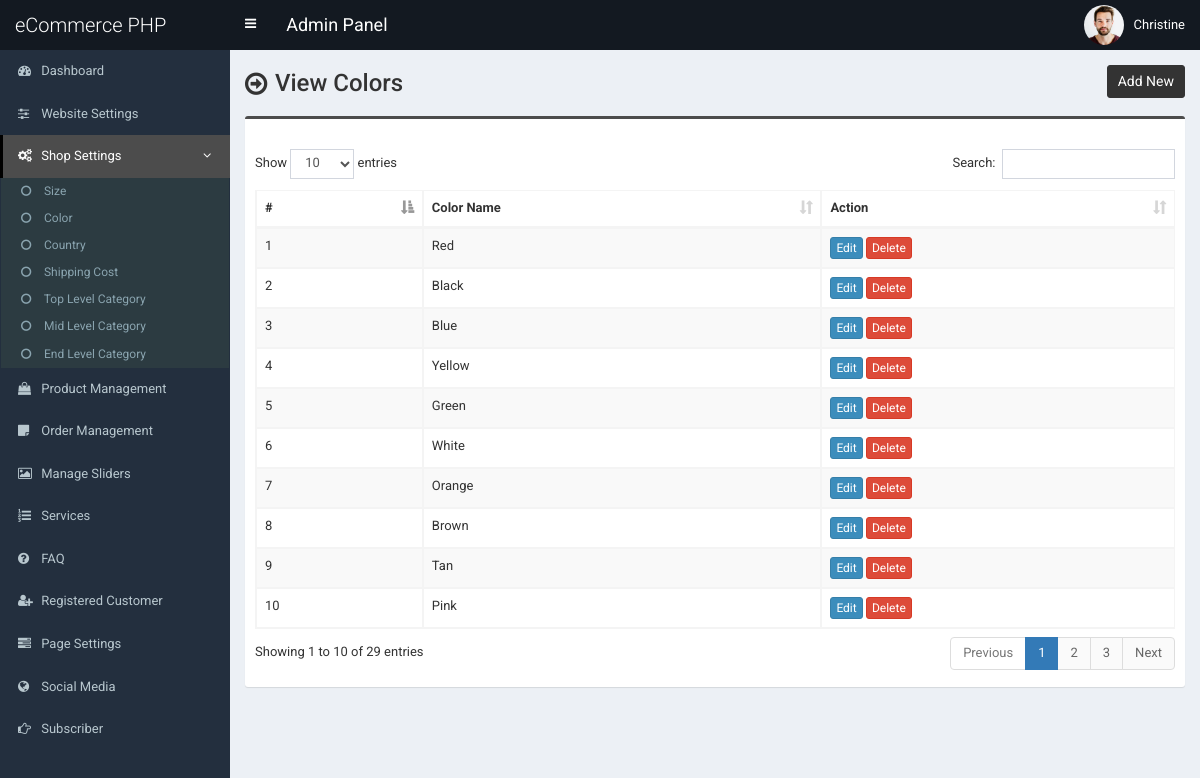
The app's page /admin/color.php (signed in) with its own data.
### tables this page shows
CREATE TABLE `tbl_color` (
  `color_id` int(11) NOT NULL,
  `color_name` varchar(255) NOT NULL
);

### admin/color.php (the view, shortened to what this page needs)
<?php require_once('header.php'); ?>
<section class="content-header">
	<div class="content-header-left">
		<h1>View Colors</h1>
	</div>
	<div class="content-header-right">
		<a href="color-add.php" class="btn btn-primary btn-sm">Add New</a>
	</div>
</section>
<section class="content">
  <div class="row">
    <div class="col-md-12">
      <div class="box box-info">
        <div class="box-body table-responsive">
          <table id="example1" class="table table-bordered table-hover table-striped">
			<thead>
			    <tr>
			        <th>#</th>
			        <th>Color Name</th>
			        <th>Action</th>
			    </tr>
			</thead>
            <tbody>
            	<?php
            	$i=0;
            	$statement = $pdo->prepare("SELECT * FROM tbl_color ORDER BY color_id ASC");
            	$statement->execute();
            	$result = $statement->fetchAll(PDO::FETCH_ASSOC);
            	foreach ($result as $row) {
            		$i++;
            		?>
					<tr>
	                    <td><?php echo $i; ?></td>
	                    <td><?php echo $row['color_name']; ?></td>
	                    <td>
	                        <a href="color-edit.php?id=<?php echo $row['color_id']; ?>" class="btn btn-primary btn-xs">Edit</a>
	                        <a href="#" class="btn btn-danger btn-xs" data-href="color-delete.php?id=<?php echo $row['color_id']; ?>" data-toggle="modal" data-target="#confirm-delete">Delete</a>
	                    </td>
	                </tr>
            		<?php
            	}
            	?>
            </tbody>
          </table>
        </div>
      </div>
</section>
<?php require_once('footer.php'); ?>

### admin/style.css (style rules this page uses)
body { font-size: 13px; font-family: "Roboto", sans-serif; }
.content-header > h1, .content-header .content-header-left h1 { font-family: "Roboto", sans-serif; }
.box-info { padding-top: 20px; }
.content-header { overflow: hidden; }
.content-header .content-header-left { float: left; padding-top: 5px; }
.content-header .content-header-right { float: right; }
.content-header .content-header-left h1 { margin-top: 0; margin-bottom: 0; padding-left: 30px; padding-bottom: 5px; font-size: 24px; position: relative; }
.content-header .content-header-left h1:before { position: absolute; top: 0; left: 0; font-family: "FontAwesome", sans-serif; font-size: 26px; content: "\f18e"; }
.content-header .content-header-right a { position: relative; font-size: 14px; }
.box.box-info { border-top-color: #4c4c4c; }
.content-header .content-header-right a { background-color: #333333; border-color: #333333; }

### records on screen
tbl_color: color_name "Red"
tbl_color: color_name "Black"
tbl_color: color_name "Blue"
tbl_color: color_name "Yellow"
tbl_color: color_name "Green"
tbl_color: color_name "White"
tbl_color: color_name "Orange"
tbl_color: color_name "Brown"
tbl_color: color_name "Tan"
tbl_color: color_name "Pink"

### other values on screen
$_SESSION['user']['full_name'] "Christine"
